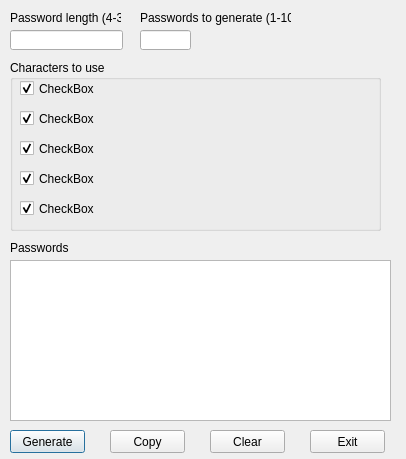
<?xml version="1.0" encoding="UTF-8"?>
<ui version="4.0">
 <class>Dialog</class>
 <widget class="QDialog" name="Dialog">
  <property name="enabled">
   <bool>true</bool>
  </property>
  <property name="geometry">
   <rect>
    <x>0</x>
    <y>0</y>
    <width>406</width>
    <height>459</height>
   </rect>
  </property>
  <property name="windowTitle">
   <string>Dialog</string>
  </property>
  <widget class="QLabel" name="label">
   <property name="geometry">
    <rect>
     <x>10</x>
     <y>10</y>
     <width>111</width>
     <height>16</height>
    </rect>
   </property>
   <property name="text">
    <string>Password length (4-32)</string>
   </property>
  </widget>
  <widget class="QLineEdit" name="lineEdit">
   <property name="geometry">
    <rect>
     <x>10</x>
     <y>30</y>
     <width>113</width>
     <height>20</height>
    </rect>
   </property>
   <property name="autoFillBackground">
    <bool>false</bool>
   </property>
  </widget>
  <widget class="QLabel" name="label_2">
   <property name="geometry">
    <rect>
     <x>10</x>
     <y>240</y>
     <width>111</width>
     <height>16</height>
    </rect>
   </property>
   <property name="text">
    <string>Passwords</string>
   </property>
  </widget>
  <widget class="QTextBrowser" name="textBrowser">
   <property name="geometry">
    <rect>
     <x>10</x>
     <y>260</y>
     <width>381</width>
     <height>161</height>
    </rect>
   </property>
  </widget>
  <widget class="QPushButton" name="pushButton">
   <property name="geometry">
    <rect>
     <x>10</x>
     <y>430</y>
     <width>75</width>
     <height>23</height>
    </rect>
   </property>
   <property name="text">
    <string>Generate</string>
   </property>
  </widget>
  <widget class="QPushButton" name="pushButton_2">
   <property name="geometry">
    <rect>
     <x>310</x>
     <y>430</y>
     <width>75</width>
     <height>23</height>
    </rect>
   </property>
   <property name="text">
    <string>Exit</string>
   </property>
  </widget>
  <widget class="QCheckBox" name="checkBox_1">
   <property name="enabled">
    <bool>true</bool>
   </property>
   <property name="geometry">
    <rect>
     <x>20</x>
     <y>80</y>
     <width>371</width>
     <height>17</height>
    </rect>
   </property>
   <property name="text">
    <string>CheckBox</string>
   </property>
   <property name="checked">
    <bool>true</bool>
   </property>
  </widget>
  <widget class="QCheckBox" name="checkBox_2">
   <property name="geometry">
    <rect>
     <x>20</x>
     <y>110</y>
     <width>371</width>
     <height>17</height>
    </rect>
   </property>
   <property name="text">
    <string>CheckBox</string>
   </property>
   <property name="checked">
    <bool>true</bool>
   </property>
  </widget>
  <widget class="QCheckBox" name="checkBox_3">
   <property name="geometry">
    <rect>
     <x>20</x>
     <y>140</y>
     <width>371</width>
     <height>17</height>
    </rect>
   </property>
   <property name="text">
    <string>CheckBox</string>
   </property>
   <property name="checked">
    <bool>true</bool>
   </property>
  </widget>
  <widget class="QCheckBox" name="checkBox_4">
   <property name="geometry">
    <rect>
     <x>20</x>
     <y>170</y>
     <width>371</width>
     <height>17</height>
    </rect>
   </property>
   <property name="text">
    <string>CheckBox</string>
   </property>
   <property name="checked">
    <bool>true</bool>
   </property>
  </widget>
  <widget class="QCheckBox" name="checkBox_5">
   <property name="enabled">
    <bool>true</bool>
   </property>
   <property name="geometry">
    <rect>
     <x>20</x>
     <y>200</y>
     <width>371</width>
     <height>17</height>
    </rect>
   </property>
   <property name="text">
    <string>CheckBox</string>
   </property>
   <property name="checked">
    <bool>true</bool>
   </property>
  </widget>
  <widget class="QGroupBox" name="groupBox">
   <property name="geometry">
    <rect>
     <x>10</x>
     <y>60</y>
     <width>371</width>
     <height>171</height>
    </rect>
   </property>
   <property name="title">
    <string>Characters to use</string>
   </property>
  </widget>
  <widget class="QLineEdit" name="lineEdit_2">
   <property name="geometry">
    <rect>
     <x>140</x>
     <y>30</y>
     <width>51</width>
     <height>20</height>
    </rect>
   </property>
  </widget>
  <widget class="QLabel" name="label_3">
   <property name="geometry">
    <rect>
     <x>140</x>
     <y>10</y>
     <width>151</width>
     <height>16</height>
    </rect>
   </property>
   <property name="text">
    <string>Passwords to generate (1-100)</string>
   </property>
  </widget>
  <widget class="QPushButton" name="pushButton_3">
   <property name="geometry">
    <rect>
     <x>210</x>
     <y>430</y>
     <width>75</width>
     <height>23</height>
    </rect>
   </property>
   <property name="text">
    <string>Clear</string>
   </property>
  </widget>
  <widget class="QPushButton" name="pushButton_4">
   <property name="geometry">
    <rect>
     <x>110</x>
     <y>430</y>
     <width>75</width>
     <height>23</height>
    </rect>
   </property>
   <property name="text">
    <string>Copy</string>
   </property>
  </widget>
  <zorder>groupBox</zorder>
  <zorder>label</zorder>
  <zorder>lineEdit</zorder>
  <zorder>label_2</zorder>
  <zorder>textBrowser</zorder>
  <zorder>pushButton</zorder>
  <zorder>pushButton_2</zorder>
  <zorder>checkBox_1</zorder>
  <zorder>checkBox_2</zorder>
  <zorder>checkBox_3</zorder>
  <zorder>checkBox_4</zorder>
  <zorder>checkBox_5</zorder>
  <zorder>lineEdit_2</zorder>
  <zorder>label_3</zorder>
  <zorder>pushButton_3</zorder>
  <zorder>pushButton_4</zorder>
 </widget>
 <tabstops>
  <tabstop>lineEdit</tabstop>
  <tabstop>lineEdit_2</tabstop>
  <tabstop>pushButton</tabstop>
  <tabstop>pushButton_4</tabstop>
  <tabstop>pushButton_3</tabstop>
  <tabstop>pushButton_2</tabstop>
  <tabstop>checkBox_1</tabstop>
  <tabstop>checkBox_2</tabstop>
  <tabstop>checkBox_3</tabstop>
  <tabstop>checkBox_4</tabstop>
  <tabstop>checkBox_5</tabstop>
  <tabstop>textBrowser</tabstop>
 </tabstops>
 <resources/>
 <connections>
  <connection>
   <sender>pushButton_2</sender>
   <signal>clicked()</signal>
   <receiver>Dialog</receiver>
   <slot>close()</slot>
   <hints>
    <hint type="sourcelabel">
     <x>347</x>
     <y>441</y>
    </hint>
    <hint type="destinationlabel">
     <x>199</x>
     <y>149</y>
    </hint>
   </hints>
  </connection>
 </connections>
</ui>
